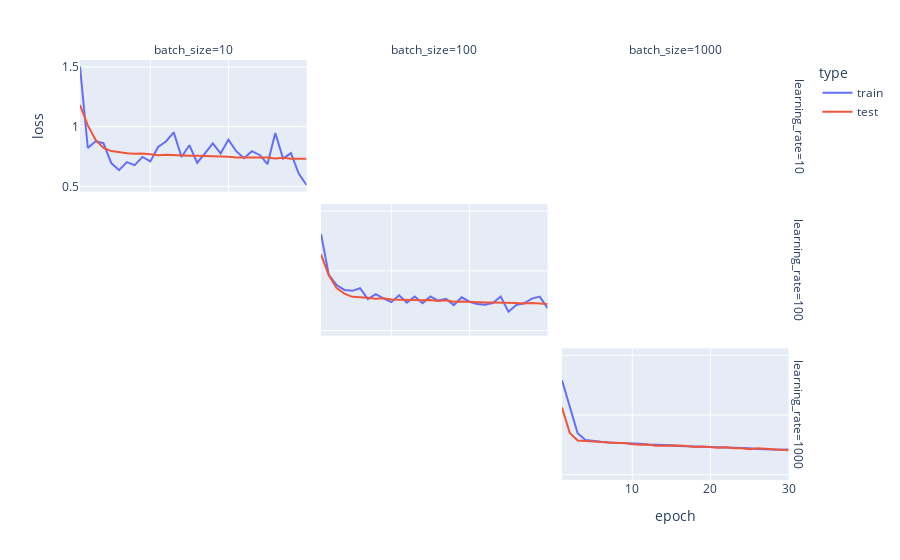
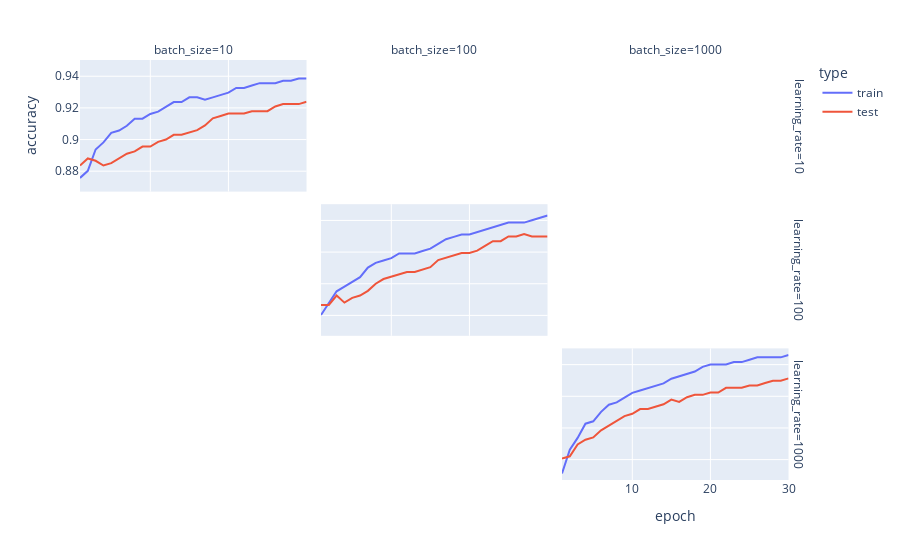

Notebook source saved alongside these figures, in order:
### Code cell
runs_df = pd.concat(results)

# plot training loss and test loss over time
px.line(
    runs_df,
    line_group="run_id",
    x="epoch",
    y="loss",
    color="type",
    hover_data=["batch_size", "learning_rate", "dropout_fraction"],
    facet_row="learning_rate",
    facet_col="batch_size",
    width=500,
).show()

# plot accuracy over time
px.line(
    runs_df,
    line_group="run_id",
    x="epoch",
    y="accuracy",
    color="type",
    hover_data=["batch_size", "learning_rate", "dropout_fraction"],
    facet_row="learning_rate",
    facet_col="batch_size",
    width=500,
).show()

### Figure 1 — Plotly figure (JSON) as saved in the notebook; plotly's stock layout.template omitted (floating-point values rounded to 4 significant figures)
{"data": [{"customdata": [[10, 10, 0.2], [10, 10, 0.2], [10, 10, 0.2], [10, 10, 0.2], [10, 10, 0.2], [10, 10, 0.2], [10, 10, 0.2], [10, 10, 0.2], [10, 10, 0.2], [10, 10, 0.2], [10, 10, 0.2], [10, 10, 0.2], [10, 10, 0.2], [10, 10, 0.2], [10, 10, 0.2], [10, 10, 0.2], [10, 10, 0.2], [10, 10, 0.2], [10, 10, 0.2], [10, 10, 0.2], [10, 10, 0.2], [10, 10, 0.2], [10, 10, 0.2], [10, 10, 0.2], [10, 10, 0.2], [10, 10, 0.2], [10, 10, 0.2], [10, 10, 0.2], [10, 10, 0.2], [10, 10, 0.2]], "hovertemplate": "type=train<br>learning_rate=%{customdata[1]}<br>batch_size=%{customdata[0]}<br>run_id=1966966104<br>epoch=%{x}<br>loss=%{y}<br>dropout_fraction=%{customdata[2]}<extra></extra>", "legendgroup": "train", "line": {"color": "#636efa", "dash": "solid"}, "marker": {"symbol": "circle"}, "mode": "lines", "name": "train", "orientation": "v", "showlegend": true, "type": "scatter", "x": [1, 2, 3, 4, 5, 6, 7, 8, 9, 10, 11, 12, 13, 14, 15, 16, 17, 18, 19, 20, 21, 22, 23, 24, 25, 26, 27, 28, 29, 30], "xaxis": "x7", "y": [1.503, 0.8208, 0.8773, 0.8613, 0.6944, 0.6348, 0.7027, 0.6778, 0.7464, 0.7086, 0.8297, 0.8753, 0.9517, 0.7457, 0.8446, 0.6973, 0.7754, 0.859, 0.7757, 0.8903, 0.794, 0.7358, 0.7941, 0.7627, 0.6855, 0.9467, 0.7324, 0.7784, 0.606, 0.5108], "yaxis": "y7"}, {"customdata": [[100, 100, 0.2], [100, 100, 0.2], [100, 100, 0.2], [100, 100, 0.2], [100, 100, 0.2], [100, 100, 0.2], [100, 100, 0.2], [100, 100, 0.2], [100, 100, 0.2], [100, 100, 0.2], [100, 100, 0.2], [100, 100, 0.2], [100, 100, 0.2], [100, 100, 0.2], [100, 100, 0.2], [100, 100, 0.2], [100, 100, 0.2], [100, 100, 0.2], [100, 100, 0.2], [100, 100, 0.2], [100, 100, 0.2], [100, 100, 0.2], [100, 100, 0.2], [100, 100, 0.2], [100, 100, 0.2], [100, 100, 0.2], [100, 100, 0.2], [100, 100, 0.2], [100, 100, 0.2], [100, 100, 0.2]], "hovertemplate": "type=train<br>learning_rate=%{customdata[1]}<br>batch_size=%{customdata[0]}<br>run_id=1295327779<br>epoch=%{x}<br>loss=%{y}<br>dropout_fraction=%{customdata[2]}<extra></extra>", "legendgroup": "train", "line": {"color": "#636efa", "dash": "solid"}, "marker": {"symbol": "circle"}, "mode": "lines", "name": "train", "orientation": "v", "showlegend": false, "type": "scatter", "x": [1, 2, 3, 4, 5, 6, 7, 8, 9, 10, 11, 12, 13, 14, 15, 16, 17, 18, 19, 20, 21, 22, 23, 24, 25, 26, 27, 28, 29, 30], "xaxis": "x5", "y": [1.309, 0.966, 0.8802, 0.84, 0.8322, 0.8545, 0.7624, 0.8052, 0.7696, 0.7376, 0.7954, 0.7337, 0.7842, 0.7281, 0.7859, 0.7507, 0.7651, 0.7124, 0.778, 0.7413, 0.7219, 0.7168, 0.7299, 0.7842, 0.6576, 0.7139, 0.7276, 0.7669, 0.7839, 0.687], "yaxis": "y5"}, {"customdata": [[1000, 1000, 0.2], [1000, 1000, 0.2], [1000, 1000, 0.2], [1000, 1000, 0.2], [1000, 1000, 0.2], [1000, 1000, 0.2], [1000, 1000, 0.2], [1000, 1000, 0.2], [1000, 1000, 0.2], [1000, 1000, 0.2], [1000, 1000, 0.2], [1000, 1000, 0.2], [1000, 1000, 0.2], [1000, 1000, 0.2], [1000, 1000, 0.2], [1000, 1000, 0.2], [1000, 1000, 0.2], [1000, 1000, 0.2], [1000, 1000, 0.2], [1000, 1000, 0.2], [1000, 1000, 0.2], [1000, 1000, 0.2], [1000, 1000, 0.2], [1000, 1000, 0.2], [1000, 1000, 0.2], [1000, 1000, 0.2], [1000, 1000, 0.2], [1000, 1000, 0.2], [1000, 1000, 0.2], [1000, 1000, 0.2]], "hovertemplate": "type=train<br>learning_rate=%{customdata[1]}<br>batch_size=%{customdata[0]}<br>run_id=2104013193<br>epoch=%{x}<br>loss=%{y}<br>dropout_fraction=%{customdata[2]}<extra></extra>", "legendgroup": "train", "line": {"color": "#636efa", "dash": "solid"}, "marker": {"symbol": "circle"}, "mode": "lines", "name": "train", "orientation": "v", "showlegend": false, "type": "scatter", "x": [1, 2, 3, 4, 5, 6, 7, 8, 9, 10, 11, 12, 13, 14, 15, 16, 17, 18, 19, 20, 21, 22, 23, 24, 25, 26, 27, 28, 29, 30], "xaxis": "x3", "y": [1.291, 1.066, 0.848, 0.7904, 0.7801, 0.7752, 0.7692, 0.7682, 0.7656, 0.7624, 0.7591, 0.7522, 0.7517, 0.7473, 0.7462, 0.7413, 0.7395, 0.737, 0.7353, 0.7335, 0.7322, 0.7294, 0.7248, 0.7275, 0.7207, 0.7158, 0.7162, 0.7104, 0.7093, 0.7122], "yaxis": "y3"}, {"customdata": [[10, 10, 0.2], [10, 10, 0.2], [10, 10, 0.2], [10, 10, 0.2], [10, 10, 0.2], [10, 10, 0.2], [10, 10, 0.2], [10, 10, 0.2], [10, 10, 0.2], [10, 10, 0.2], [10, 10, 0.2], [10, 10, 0.2], [10, 10, 0.2], [10, 10, 0.2], [10, 10, 0.2], [10, 10, 0.2], [10, 10, 0.2], [10, 10, 0.2], [10, 10, 0.2], [10, 10, 0.2], [10, 10, 0.2], [10, 10, 0.2], [10, 10, 0.2], [10, 10, 0.2], [10, 10, 0.2], [10, 10, 0.2], [10, 10, 0.2], [10, 10, 0.2], [10, 10, 0.2], [10, 10, 0.2]], "hovertemplate": "type=test<br>learning_rate=%{customdata[1]}<br>batch_size=%{customdata[0]}<br>run_id=1966966104<br>epoch=%{x}<br>loss=%{y}<br>dropout_fraction=%{customdata[2]}<extra></extra>", "legendgroup": "test", "line": {"color": "#EF553B", "dash": "solid"}, "marker": {"symbol": "circle"}, "mode": "lines", "name": "test", "orientation": "v", "showlegend": true, "type": "scatter", "x": [1, 2, 3, 4, 5, 6, 7, 8, 9, 10, 11, 12, 13, 14, 15, 16, 17, 18, 19, 20, 21, 22, 23, 24, 25, 26, 27, 28, 29, 30], "xaxis": "x7", "y": [1.181, 1.011, 0.8882, 0.821, 0.795, 0.7839, 0.7761, 0.7731, 0.775, 0.7682, 0.76, 0.7643, 0.7606, 0.7596, 0.7551, 0.7561, 0.7554, 0.7533, 0.7488, 0.7477, 0.7408, 0.7411, 0.7392, 0.7381, 0.7405, 0.7336, 0.7396, 0.7306, 0.7296, 0.7306], "yaxis": "y7"}, {"customdata": [[100, 100, 0.2], [100, 100, 0.2], [100, 100, 0.2], [100, 100, 0.2], [100, 100, 0.2], [100, 100, 0.2], [100, 100, 0.2], [100, 100, 0.2], [100, 100, 0.2], [100, 100, 0.2], [100, 100, 0.2], [100, 100, 0.2], [100, 100, 0.2], [100, 100, 0.2], [100, 100, 0.2], [100, 100, 0.2], [100, 100, 0.2], [100, 100, 0.2], [100, 100, 0.2], [100, 100, 0.2], [100, 100, 0.2], [100, 100, 0.2], [100, 100, 0.2], [100, 100, 0.2], [100, 100, 0.2], [100, 100, 0.2], [100, 100, 0.2], [100, 100, 0.2], [100, 100, 0.2], [100, 100, 0.2]], "hovertemplate": "type=test<br>learning_rate=%{customdata[1]}<br>batch_size=%{customdata[0]}<br>run_id=1295327779<br>epoch=%{x}<br>loss=%{y}<br>dropout_fraction=%{customdata[2]}<extra></extra>", "legendgroup": "test", "line": {"color": "#EF553B", "dash": "solid"}, "marker": {"symbol": "circle"}, "mode": "lines", "name": "test", "orientation": "v", "showlegend": false, "type": "scatter", "x": [1, 2, 3, 4, 5, 6, 7, 8, 9, 10, 11, 12, 13, 14, 15, 16, 17, 18, 19, 20, 21, 22, 23, 24, 25, 26, 27, 28, 29, 30], "xaxis": "x5", "y": [1.138, 0.9624, 0.8549, 0.808, 0.7818, 0.7792, 0.7745, 0.7671, 0.77, 0.7602, 0.7579, 0.757, 0.7558, 0.754, 0.7552, 0.7482, 0.7526, 0.7412, 0.743, 0.7382, 0.7358, 0.734, 0.7356, 0.7353, 0.734, 0.7297, 0.7263, 0.7299, 0.7267, 0.7222], "yaxis": "y5"}, {"customdata": [[1000, 1000, 0.2], [1000, 1000, 0.2], [1000, 1000, 0.2], [1000, 1000, 0.2], [1000, 1000, 0.2], [1000, 1000, 0.2], [1000, 1000, 0.2], [1000, 1000, 0.2], [1000, 1000, 0.2], [1000, 1000, 0.2], [1000, 1000, 0.2], [1000, 1000, 0.2], [1000, 1000, 0.2], [1000, 1000, 0.2], [1000, 1000, 0.2], [1000, 1000, 0.2], [1000, 1000, 0.2], [1000, 1000, 0.2], [1000, 1000, 0.2], [1000, 1000, 0.2], [1000, 1000, 0.2], [1000, 1000, 0.2], [1000, 1000, 0.2], [1000, 1000, 0.2], [1000, 1000, 0.2], [1000, 1000, 0.2], [1000, 1000, 0.2], [1000, 1000, 0.2], [1000, 1000, 0.2], [1000, 1000, 0.2]], "hovertemplate": "type=test<br>learning_rate=%{customdata[1]}<br>batch_size=%{customdata[0]}<br>run_id=2104013193<br>epoch=%{x}<br>loss=%{y}<br>dropout_fraction=%{customdata[2]}<extra></extra>", "legendgroup": "test", "line": {"color": "#EF553B", "dash": "solid"}, "marker": {"symbol": "circle"}, "mode": "lines", "name": "test", "orientation": "v", "showlegend": false, "type": "scatter", "x": [1, 2, 3, 4, 5, 6, 7, 8, 9, 10, 11, 12, 13, 14, 15, 16, 17, 18, 19, 20, 21, 22, 23, 24, 25, 26, 27, 28, 29, 30], "xaxis": "x3", "y": [1.063, 0.8498, 0.786, 0.7821, 0.7734, 0.7731, 0.766, 0.766, 0.7658, 0.7547, 0.7519, 0.7526, 0.7431, 0.7444, 0.7435, 0.7453, 0.7397, 0.7331, 0.7357, 0.7287, 0.7256, 0.7301, 0.721, 0.7206, 0.7129, 0.721, 0.717, 0.7133, 0.7083, 0.7039], "yaxis": "y3"}], "layout": {"annotations": [{"font": {}, "showarrow": false, "text": "batch_size=10", "x": 0.1567, "xanchor": "center", "xref": "paper", "y": 1.0, "yanchor": "bottom", "yref": "paper"}, {"font": {}, "showarrow": false, "text": "batch_size=100", "x": 0.49, "xanchor": "center", "xref": "paper", "y": 1.0, "yanchor": "bottom", "yref": "paper"}, {"font": {}, "showarrow": false, "text": "batch_size=1000", "x": 0.8233, "xanchor": "center", "xref": "paper", "y": 1.0, "yanchor": "bottom", "yref": "paper"}, {"font": {}, "showarrow": false, "text": "learning_rate=1000", "textangle": 90, "x": 0.98, "xanchor": "left", "xref": "paper", "y": 0.1567, "yanchor": "middle", "yref": "paper"}, {"font": {}, "showarrow": false, "text": "learning_rate=100", "textangle": 90, "x": 0.98, "xanchor": "left", "xref": "paper", "y": 0.5, "yanchor": "middle", "yref": "paper"}, {"font": {}, "showarrow": false, "text": "learning_rate=10", "textangle": 90, "x": 0.98, "xanchor": "left", "xref": "paper", "y": 0.8433, "yanchor": "middle", "yref": "paper"}], "autosize": true, "legend": {"title": {"text": "type"}, "tracegroupgap": 0}, "margin": {"t": 60}, "xaxis": {"anchor": "y", "autorange": true, "domain": [0, 0.3133], "range": [1, 30], "title": {"text": "epoch"}}, "xaxis2": {"anchor": "y2", "domain": [0.3333, 0.6467], "matches": "x", "title": {"text": "epoch"}}, "xaxis3": {"anchor": "y3", "autorange": true, "domain": [0.6667, 0.98], "matches": "x", "range": [1, 30], "title": {"text": "epoch"}, "type": "linear"}, "xaxis4": {"anchor": "y4", "domain": [0, 0.3133], "matches": "x", "showticklabels": false}, "xaxis5": {"anchor": "y5", "autorange": true, "domain": [0.3333, 0.6467], "matches": "x", "range": [1, 30], "showticklabels": false, "type": "linear"}, "xaxis6": {"anchor": "y6", "domain": [0.6667, 0.98], "matches": "x", "showticklabels": false}, "xaxis7": {"anchor": "y7", "autorange": true, "domain": [0, 0.3133], "matches": "x", "range": [1, 30], "showticklabels": false, "type": "linear"}, "xaxis8": {"anchor": "y8", "domain": [0.3333, 0.6467], "matches": "x", "showticklabels": false}, "xaxis9": {"anchor": "y9", "domain": [0.6667, 0.98], "matches": "x", "showticklabels": false}, "yaxis": {"anchor": "x", "autorange": true, "domain": [0, 0.3133], "range": [0.4556, 1.558], "title": {"text": "loss"}}, "yaxis2": {"anchor": "x2", "domain": [0, 0.3133], "matches": "y", "showticklabels": false}, "yaxis3": {"anchor": "x3", "autorange": true, "domain": [0, 0.3133], "matches": "y", "range": [0.4556, 1.558], "showticklabels": false, "type": "linear"}, "yaxis4": {"anchor": "x4", "domain": [0.3433, 0.6567], "matches": "y", "title": {"text": "loss"}}, "yaxis5": {"anchor": "x5", "autorange": true, "domain": [0.3433, 0.6567], "matches": "y", "range": [0.4556, 1.558], "showticklabels": false, "type": "linear"}, "yaxis6": {"anchor": "x6", "domain": [0.3433, 0.6567], "matches": "y", "showticklabels": false}, "yaxis7": {"anchor": "x7", "autorange": true, "domain": [0.6867, 1.0], "matches": "y", "range": [0.4556, 1.558], "title": {"text": "loss"}, "type": "linear"}, "yaxis8": {"anchor": "x8", "domain": [0.6867, 1.0], "matches": "y", "showticklabels": false}, "yaxis9": {"anchor": "x9", "domain": [0.6867, 1.0], "matches": "y", "showticklabels": false}}}

### Figure 2 — Plotly figure (JSON) as saved in the notebook; plotly's stock layout.template omitted (floating-point values rounded to 4 significant figures)
{"data": [{"customdata": [[10, 10, 0.2], [10, 10, 0.2], [10, 10, 0.2], [10, 10, 0.2], [10, 10, 0.2], [10, 10, 0.2], [10, 10, 0.2], [10, 10, 0.2], [10, 10, 0.2], [10, 10, 0.2], [10, 10, 0.2], [10, 10, 0.2], [10, 10, 0.2], [10, 10, 0.2], [10, 10, 0.2], [10, 10, 0.2], [10, 10, 0.2], [10, 10, 0.2], [10, 10, 0.2], [10, 10, 0.2], [10, 10, 0.2], [10, 10, 0.2], [10, 10, 0.2], [10, 10, 0.2], [10, 10, 0.2], [10, 10, 0.2], [10, 10, 0.2], [10, 10, 0.2], [10, 10, 0.2], [10, 10, 0.2]], "hovertemplate": "type=train<br>learning_rate=%{customdata[1]}<br>batch_size=%{customdata[0]}<br>run_id=1966966104<br>epoch=%{x}<br>accuracy=%{y}<br>dropout_fraction=%{customdata[2]}<extra></extra>", "legendgroup": "train", "line": {"color": "#636efa", "dash": "solid"}, "marker": {"symbol": "circle"}, "mode": "lines", "name": "train", "orientation": "v", "showlegend": true, "type": "scatter", "x": [1, 2, 3, 4, 5, 6, 7, 8, 9, 10, 11, 12, 13, 14, 15, 16, 17, 18, 19, 20, 21, 22, 23, 24, 25, 26, 27, 28, 29, 30], "xaxis": "x7", "y": [0.8757, 0.8802, 0.8937, 0.8982, 0.9042, 0.9057, 0.9087, 0.9132, 0.9132, 0.9162, 0.9177, 0.9207, 0.9237, 0.9237, 0.9266, 0.9266, 0.9251, 0.9266, 0.9281, 0.9296, 0.9326, 0.9326, 0.9341, 0.9356, 0.9356, 0.9356, 0.9371, 0.9371, 0.9386, 0.9386], "yaxis": "y7"}, {"customdata": [[100, 100, 0.2], [100, 100, 0.2], [100, 100, 0.2], [100, 100, 0.2], [100, 100, 0.2], [100, 100, 0.2], [100, 100, 0.2], [100, 100, 0.2], [100, 100, 0.2], [100, 100, 0.2], [100, 100, 0.2], [100, 100, 0.2], [100, 100, 0.2], [100, 100, 0.2], [100, 100, 0.2], [100, 100, 0.2], [100, 100, 0.2], [100, 100, 0.2], [100, 100, 0.2], [100, 100, 0.2], [100, 100, 0.2], [100, 100, 0.2], [100, 100, 0.2], [100, 100, 0.2], [100, 100, 0.2], [100, 100, 0.2], [100, 100, 0.2], [100, 100, 0.2], [100, 100, 0.2], [100, 100, 0.2]], "hovertemplate": "type=train<br>learning_rate=%{customdata[1]}<br>batch_size=%{customdata[0]}<br>run_id=1295327779<br>epoch=%{x}<br>accuracy=%{y}<br>dropout_fraction=%{customdata[2]}<extra></extra>", "legendgroup": "train", "line": {"color": "#636efa", "dash": "solid"}, "marker": {"symbol": "circle"}, "mode": "lines", "name": "train", "orientation": "v", "showlegend": false, "type": "scatter", "x": [1, 2, 3, 4, 5, 6, 7, 8, 9, 10, 11, 12, 13, 14, 15, 16, 17, 18, 19, 20, 21, 22, 23, 24, 25, 26, 27, 28, 29, 30], "xaxis": "x5", "y": [0.8802, 0.8877, 0.8952, 0.8982, 0.9012, 0.9042, 0.9102, 0.9132, 0.9147, 0.9162, 0.9192, 0.9192, 0.9192, 0.9207, 0.9222, 0.9251, 0.9281, 0.9296, 0.9311, 0.9311, 0.9326, 0.9341, 0.9356, 0.9371, 0.9386, 0.9386, 0.9386, 0.9401, 0.9416, 0.9431], "yaxis": "y5"}, {"customdata": [[1000, 1000, 0.2], [1000, 1000, 0.2], [1000, 1000, 0.2], [1000, 1000, 0.2], [1000, 1000, 0.2], [1000, 1000, 0.2], [1000, 1000, 0.2], [1000, 1000, 0.2], [1000, 1000, 0.2], [1000, 1000, 0.2], [1000, 1000, 0.2], [1000, 1000, 0.2], [1000, 1000, 0.2], [1000, 1000, 0.2], [1000, 1000, 0.2], [1000, 1000, 0.2], [1000, 1000, 0.2], [1000, 1000, 0.2], [1000, 1000, 0.2], [1000, 1000, 0.2], [1000, 1000, 0.2], [1000, 1000, 0.2], [1000, 1000, 0.2], [1000, 1000, 0.2], [1000, 1000, 0.2], [1000, 1000, 0.2], [1000, 1000, 0.2], [1000, 1000, 0.2], [1000, 1000, 0.2], [1000, 1000, 0.2]], "hovertemplate": "type=train<br>learning_rate=%{customdata[1]}<br>batch_size=%{customdata[0]}<br>run_id=2104013193<br>epoch=%{x}<br>accuracy=%{y}<br>dropout_fraction=%{customdata[2]}<extra></extra>", "legendgroup": "train", "line": {"color": "#636efa", "dash": "solid"}, "marker": {"symbol": "circle"}, "mode": "lines", "name": "train", "orientation": "v", "showlegend": false, "type": "scatter", "x": [1, 2, 3, 4, 5, 6, 7, 8, 9, 10, 11, 12, 13, 14, 15, 16, 17, 18, 19, 20, 21, 22, 23, 24, 25, 26, 27, 28, 29, 30], "xaxis": "x3", "y": [0.8713, 0.8862, 0.8937, 0.9027, 0.9042, 0.9102, 0.9147, 0.9162, 0.9192, 0.9222, 0.9237, 0.9251, 0.9266, 0.9281, 0.9311, 0.9326, 0.9341, 0.9356, 0.9386, 0.9401, 0.9401, 0.9401, 0.9416, 0.9416, 0.9431, 0.9446, 0.9446, 0.9446, 0.9446, 0.9461], "yaxis": "y3"}, {"customdata": [[10, 10, 0.2], [10, 10, 0.2], [10, 10, 0.2], [10, 10, 0.2], [10, 10, 0.2], [10, 10, 0.2], [10, 10, 0.2], [10, 10, 0.2], [10, 10, 0.2], [10, 10, 0.2], [10, 10, 0.2], [10, 10, 0.2], [10, 10, 0.2], [10, 10, 0.2], [10, 10, 0.2], [10, 10, 0.2], [10, 10, 0.2], [10, 10, 0.2], [10, 10, 0.2], [10, 10, 0.2], [10, 10, 0.2], [10, 10, 0.2], [10, 10, 0.2], [10, 10, 0.2], [10, 10, 0.2], [10, 10, 0.2], [10, 10, 0.2], [10, 10, 0.2], [10, 10, 0.2], [10, 10, 0.2]], "hovertemplate": "type=test<br>learning_rate=%{customdata[1]}<br>batch_size=%{customdata[0]}<br>run_id=1966966104<br>epoch=%{x}<br>accuracy=%{y}<br>dropout_fraction=%{customdata[2]}<extra></extra>", "legendgroup": "test", "line": {"color": "#EF553B", "dash": "solid"}, "marker": {"symbol": "circle"}, "mode": "lines", "name": "test", "orientation": "v", "showlegend": true, "type": "scatter", "x": [1, 2, 3, 4, 5, 6, 7, 8, 9, 10, 11, 12, 13, 14, 15, 16, 17, 18, 19, 20, 21, 22, 23, 24, 25, 26, 27, 28, 29, 30], "xaxis": "x7", "y": [0.8836, 0.8881, 0.8866, 0.8836, 0.8851, 0.8881, 0.891, 0.8925, 0.8955, 0.8955, 0.8985, 0.9, 0.903, 0.903, 0.9045, 0.906, 0.909, 0.9134, 0.9149, 0.9164, 0.9164, 0.9164, 0.9179, 0.9179, 0.9179, 0.9209, 0.9224, 0.9224, 0.9224, 0.9239], "yaxis": "y7"}, {"customdata": [[100, 100, 0.2], [100, 100, 0.2], [100, 100, 0.2], [100, 100, 0.2], [100, 100, 0.2], [100, 100, 0.2], [100, 100, 0.2], [100, 100, 0.2], [100, 100, 0.2], [100, 100, 0.2], [100, 100, 0.2], [100, 100, 0.2], [100, 100, 0.2], [100, 100, 0.2], [100, 100, 0.2], [100, 100, 0.2], [100, 100, 0.2], [100, 100, 0.2], [100, 100, 0.2], [100, 100, 0.2], [100, 100, 0.2], [100, 100, 0.2], [100, 100, 0.2], [100, 100, 0.2], [100, 100, 0.2], [100, 100, 0.2], [100, 100, 0.2], [100, 100, 0.2], [100, 100, 0.2], [100, 100, 0.2]], "hovertemplate": "type=test<br>learning_rate=%{customdata[1]}<br>batch_size=%{customdata[0]}<br>run_id=1295327779<br>epoch=%{x}<br>accuracy=%{y}<br>dropout_fraction=%{customdata[2]}<extra></extra>", "legendgroup": "test", "line": {"color": "#EF553B", "dash": "solid"}, "marker": {"symbol": "circle"}, "mode": "lines", "name": "test", "orientation": "v", "showlegend": false, "type": "scatter", "x": [1, 2, 3, 4, 5, 6, 7, 8, 9, 10, 11, 12, 13, 14, 15, 16, 17, 18, 19, 20, 21, 22, 23, 24, 25, 26, 27, 28, 29, 30], "xaxis": "x5", "y": [0.8866, 0.8866, 0.8925, 0.8881, 0.891, 0.8925, 0.8955, 0.9, 0.903, 0.9045, 0.906, 0.9075, 0.9075, 0.909, 0.9104, 0.9149, 0.9164, 0.9179, 0.9194, 0.9194, 0.9209, 0.9239, 0.9269, 0.9269, 0.9299, 0.9299, 0.9313, 0.9299, 0.9299, 0.9299], "yaxis": "y5"}, {"customdata": [[1000, 1000, 0.2], [1000, 1000, 0.2], [1000, 1000, 0.2], [1000, 1000, 0.2], [1000, 1000, 0.2], [1000, 1000, 0.2], [1000, 1000, 0.2], [1000, 1000, 0.2], [1000, 1000, 0.2], [1000, 1000, 0.2], [1000, 1000, 0.2], [1000, 1000, 0.2], [1000, 1000, 0.2], [1000, 1000, 0.2], [1000, 1000, 0.2], [1000, 1000, 0.2], [1000, 1000, 0.2], [1000, 1000, 0.2], [1000, 1000, 0.2], [1000, 1000, 0.2], [1000, 1000, 0.2], [1000, 1000, 0.2], [1000, 1000, 0.2], [1000, 1000, 0.2], [1000, 1000, 0.2], [1000, 1000, 0.2], [1000, 1000, 0.2], [1000, 1000, 0.2], [1000, 1000, 0.2], [1000, 1000, 0.2]], "hovertemplate": "type=test<br>learning_rate=%{customdata[1]}<br>batch_size=%{customdata[0]}<br>run_id=2104013193<br>epoch=%{x}<br>accuracy=%{y}<br>dropout_fraction=%{customdata[2]}<extra></extra>", "legendgroup": "test", "line": {"color": "#EF553B", "dash": "solid"}, "marker": {"symbol": "circle"}, "mode": "lines", "name": "test", "orientation": "v", "showlegend": false, "type": "scatter", "x": [1, 2, 3, 4, 5, 6, 7, 8, 9, 10, 11, 12, 13, 14, 15, 16, 17, 18, 19, 20, 21, 22, 23, 24, 25, 26, 27, 28, 29, 30], "xaxis": "x3", "y": [0.8806, 0.8821, 0.8896, 0.8925, 0.894, 0.8985, 0.9015, 0.9045, 0.9075, 0.909, 0.9119, 0.9119, 0.9134, 0.9149, 0.9179, 0.9164, 0.9194, 0.9209, 0.9209, 0.9224, 0.9224, 0.9254, 0.9254, 0.9254, 0.9269, 0.9269, 0.9284, 0.9299, 0.9299, 0.9313], "yaxis": "y3"}], "layout": {"annotations": [{"font": {}, "showarrow": false, "text": "batch_size=10", "x": 0.1567, "xanchor": "center", "xref": "paper", "y": 1.0, "yanchor": "bottom", "yref": "paper"}, {"font": {}, "showarrow": false, "text": "batch_size=100", "x": 0.49, "xanchor": "center", "xref": "paper", "y": 1.0, "yanchor": "bottom", "yref": "paper"}, {"font": {}, "showarrow": false, "text": "batch_size=1000", "x": 0.8233, "xanchor": "center", "xref": "paper", "y": 1.0, "yanchor": "bottom", "yref": "paper"}, {"font": {}, "showarrow": false, "text": "learning_rate=1000", "textangle": 90, "x": 0.98, "xanchor": "left", "xref": "paper", "y": 0.1567, "yanchor": "middle", "yref": "paper"}, {"font": {}, "showarrow": false, "text": "learning_rate=100", "textangle": 90, "x": 0.98, "xanchor": "left", "xref": "paper", "y": 0.5, "yanchor": "middle", "yref": "paper"}, {"font": {}, "showarrow": false, "text": "learning_rate=10", "textangle": 90, "x": 0.98, "xanchor": "left", "xref": "paper", "y": 0.8433, "yanchor": "middle", "yref": "paper"}], "autosize": true, "legend": {"title": {"text": "type"}, "tracegroupgap": 0}, "margin": {"t": 60}, "xaxis": {"anchor": "y", "autorange": true, "domain": [0, 0.3133], "range": [1, 30], "title": {"text": "epoch"}}, "xaxis2": {"anchor": "y2", "domain": [0.3333, 0.6467], "matches": "x", "title": {"text": "epoch"}}, "xaxis3": {"anchor": "y3", "autorange": true, "domain": [0.6667, 0.98], "matches": "x", "range": [1, 30], "title": {"text": "epoch"}, "type": "linear"}, "xaxis4": {"anchor": "y4", "domain": [0, 0.3133], "matches": "x", "showticklabels": false}, "xaxis5": {"anchor": "y5", "autorange": true, "domain": [0.3333, 0.6467], "matches": "x", "range": [1, 30], "showticklabels": false, "type": "linear"}, "xaxis6": {"anchor": "y6", "domain": [0.6667, 0.98], "matches": "x", "showticklabels": false}, "xaxis7": {"anchor": "y7", "autorange": true, "domain": [0, 0.3133], "matches": "x", "range": [1, 30], "showticklabels": false, "type": "linear"}, "xaxis8": {"anchor": "y8", "domain": [0.3333, 0.6467], "matches": "x", "showticklabels": false}, "xaxis9": {"anchor": "y9", "domain": [0.6667, 0.98], "matches": "x", "showticklabels": false}, "yaxis": {"anchor": "x", "autorange": true, "domain": [0, 0.3133], "range": [0.8671, 0.9503], "title": {"text": "accuracy"}}, "yaxis2": {"anchor": "x2", "domain": [0, 0.3133], "matches": "y", "showticklabels": false}, "yaxis3": {"anchor": "x3", "autorange": true, "domain": [0, 0.3133], "matches": "y", "range": [0.8671, 0.9503], "showticklabels": false, "type": "linear"}, "yaxis4": {"anchor": "x4", "domain": [0.3433, 0.6567], "matches": "y", "title": {"text": "accuracy"}}, "yaxis5": {"anchor": "x5", "autorange": true, "domain": [0.3433, 0.6567], "matches": "y", "range": [0.8671, 0.9503], "showticklabels": false, "type": "linear"}, "yaxis6": {"anchor": "x6", "domain": [0.3433, 0.6567], "matches": "y", "showticklabels": false}, "yaxis7": {"anchor": "x7", "autorange": true, "domain": [0.6867, 1.0], "matches": "y", "range": [0.8671, 0.9503], "title": {"text": "accuracy"}, "type": "linear"}, "yaxis8": {"anchor": "x8", "domain": [0.6867, 1.0], "matches": "y", "showticklabels": false}, "yaxis9": {"anchor": "x9", "domain": [0.6867, 1.0], "matches": "y", "showticklabels": false}}}
